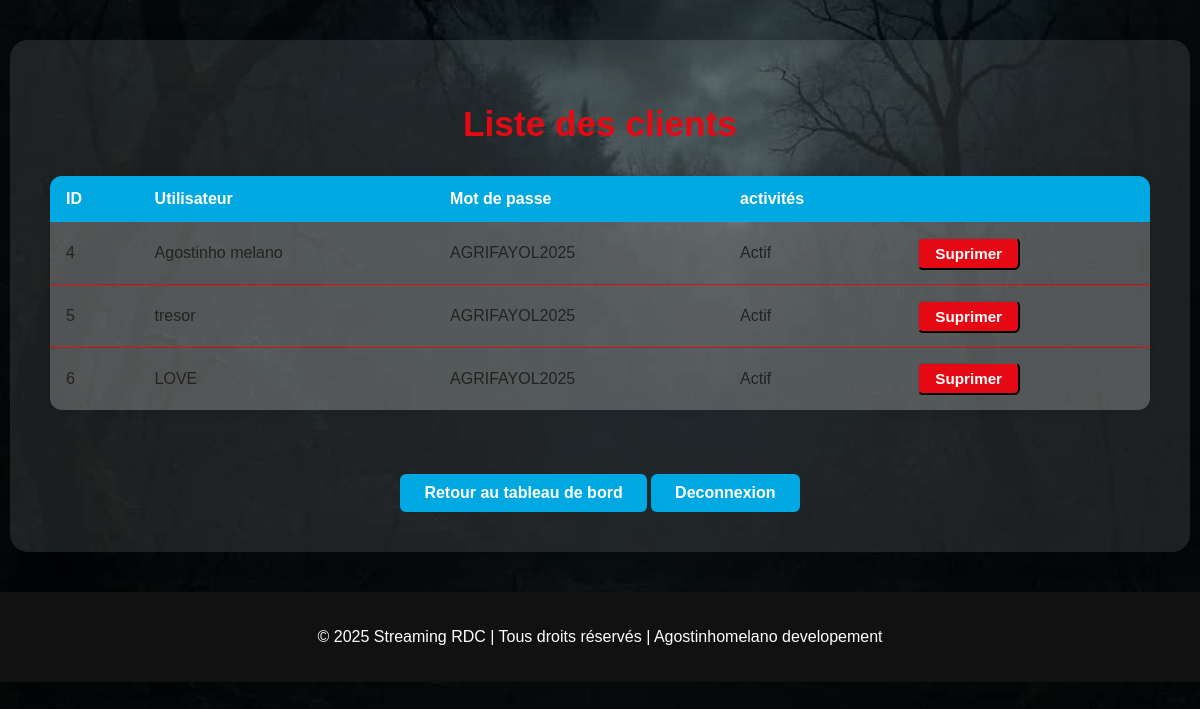
/admin/utilisateurs, run on an earlier commit of the app's database.
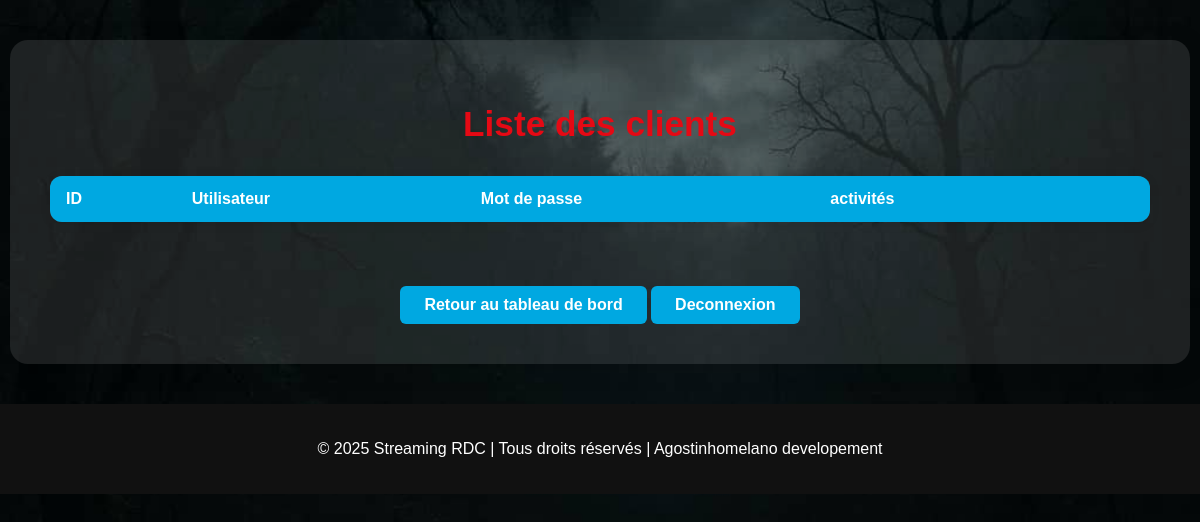
And on a later commit of the database.
### app.py (models this page shows, shortened)
class Utilisateurs(db.Model):#creation d'une table dans la db model represente une table dans la db c'est une class, ici elle herite de sqlalchemy pour fontionner
    id= db.Column(db.Integer,primary_key=True)# numero unique de chaque utilisateur
    nom=db.Column(db.String(30),nullable=False)
    mdp=db.Column(db.String(200),nullable=False)

### app.py (the view)
@app.route("/admin/utilisateurs")
def list_users():
    users=Utilisateurs.query.all()
    return render_template("admin/list_users.html",users=users)

### templates/admin/list_users.html (shortened to what this page needs)
<!DOCTYPE html>
<html lang="fr">
<head>
  <link rel="stylesheet" href="{{ url_for('static', filename='css/admin.css') }}">
</head>
<body>
  <div class="admin-container">
    <h1>Liste des clients</h1>
    <table class="admin-table">
      <thead>
        <tr>
          <th>ID</th>
          <th>Utilisateur</th>
          <th>Mot de passe</th>
          <th>activités</th>
          <th></th>
        </tr>
      </thead>
      <tbody>
        {% for user in users %}
        <tr>
          <td data-label="ID">{{ user.id }}</td>
          <td data-label="Utilisateur">{{ user.nom }}</td>
          <td data-label="Utilisateur">{{ user.mdp }}</td>
          <td data-label="activités">Actif</td>
          <td>
            <form action="{{url_for('supprimer_utilisateur',id=user.id)}}" method="post" class="delete-form">
                <button type="submit" class="btn-admin">Suprimer</button>
            </form>
          </td>
        </tr>
        {% endfor %}
      </tbody>
    </table>
    <a href="{{ url_for('accueil_admin') }}" class="btn-retour">Retour au tableau de bord</a>
    <a href="{{url_for('deconnexion-admin')}}" class="btn-retour">Deconnexion</a>
  </div>
  <footer>
    <p>© 2025 Streaming RDC | Tous droits réservés | Agostinhomelano developement</p>
  </footer>
</body>
</html>

### static/css/admin.css (style rules this page uses)
body { background: url("../image/backgroud.jpg") no-repeat center center/cover; min-height: 100vh; font-family: Arial, sans-serif; margin: 0; }
.admin-container { max-width: 1100px; margin: 40px auto; background: rgba(255,255,255,0.10); border-radius: 18px; padding: 2.5rem; box-shadow: 0 4px 24px rgba(0,0,0,0.15); color: #0a0a0a; text-align: center; }
.admin-container h1 { margin-bottom: 2rem; color: #e50914; font-size: 2.2rem; }
.btn-retour { display: inline-block; margin-top: 2rem; padding: 10px 24px; background: #00A8E1; color: #fff; border-radius: 6px; text-decoration: none; font-weight: bold; transition: background 0.3s; }
footer { background: #111; text-align: center; padding: 20px 0; font-size: 1rem; color: #fff; margin-top: 40px; width: 100%; }

### templates/admin/list_users.html (style rules this page uses)
.admin-table { width: 100%; border-collapse: collapse; margin: 2rem 0; background: rgba(255,255,255,0.15); border-radius: 12px; overflow: hidden; box-shadow: 0 2px 12px rgba(0,0,0,0.08); }
.admin-table th, .admin-table td { padding: 0.9rem 1rem; text-align: left; }
.admin-table th { background: #00A8E1; color: #fff; font-weight: bold; font-size: 1rem; }
.admin-table tr { border-bottom: 1px solid #e50914; }
.admin-table tr:last-child { border-bottom: none; }

What changed in the data, as far as the page shows it:
removed Utilisateurs: id "4", nom "Agostinho melano", mdp "AGRIFAYOL2025"
removed Utilisateurs: id "5", nom "tresor", mdp "AGRIFAYOL2025"
removed Utilisateurs: id "6", nom "LOVE", mdp "AGRIFAYOL2025"
